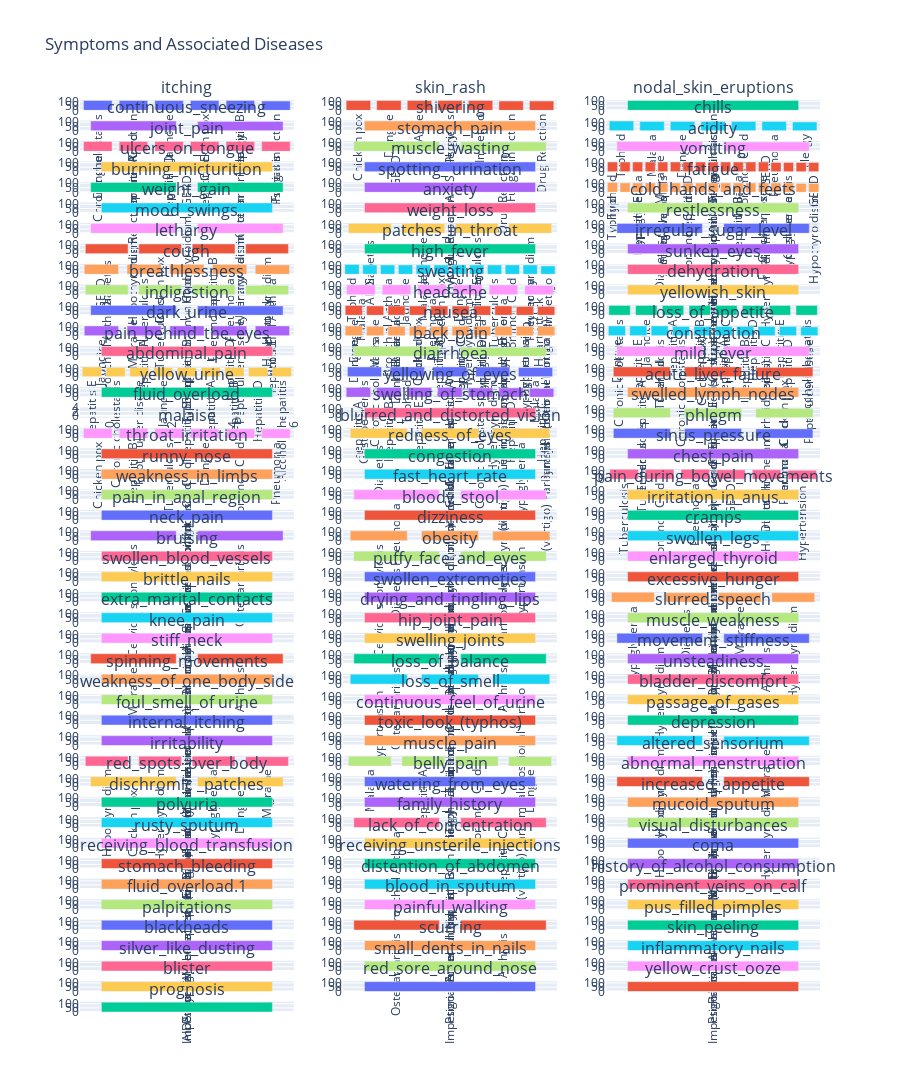

This figure's notebook cell:
### Code cell
import pandas as pd
import plotly.graph_objs as go
from plotly.subplots import make_subplots
import math

# Load the dataset
data = pd.read_csv('Dataset\\training_data.csv')

# Get the list of symptoms (features) excluding the 'prognosis' column
symptoms = data.columns[:-1]

# Map encoded prognosis back to disease names
data['prognosis'] = data['prognosis'].astype('category')
prognosis_mapping = dict(enumerate(data['prognosis'].cat.categories))
data['prognosis'] = data['prognosis'].cat.codes

# Calculate the number of rows and columns for subplots
num_symptoms = len(symptoms)
num_cols = 3
num_rows = math.ceil(num_symptoms / num_cols)

# Create subplots
fig = make_subplots(rows=num_rows, cols=num_cols, subplot_titles=symptoms)

# Plot for each symptom
for i, symptom in enumerate(symptoms):
    # Filter data for the current symptom
    symptom_data = data[data[symptom] == 1]
    
    # Get the count of each disease caused by the current symptom
    disease_counts = symptom_data['prognosis'].value_counts()
    
    # Map encoded prognosis back to disease names
    disease_counts.index = disease_counts.index.map(prognosis_mapping)
    
    # Add bar plot to the corresponding subplot
    row = (i // num_cols) + 1
    col = (i % num_cols) + 1
    
    fig.add_trace(go.Bar(x=disease_counts.index, y=disease_counts.values, name=symptom),
                  row=row, col=col)

# Update layout
fig.update_layout(height=num_rows * 400, title_text="Symptoms and Associated Diseases", showlegend=False)

# Update x-axis labels
for i in range(1, num_rows*num_cols + 1):
    fig['layout'][f'xaxis{i}']['tickangle'] = -90

# Show plot
fig.show()
